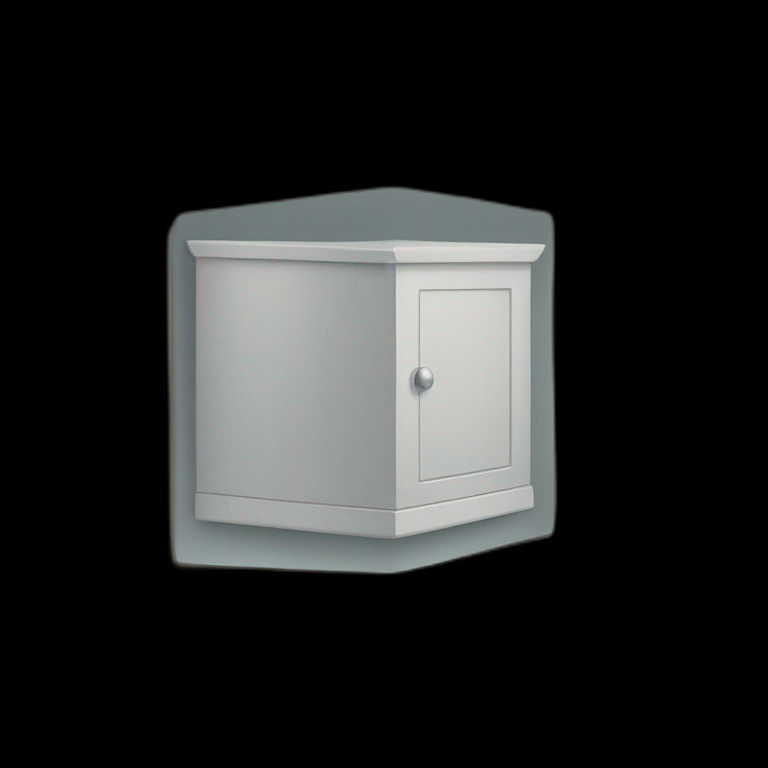
#> input picture OpenCV/assets/corner.png, 768 x 768 px, found by its file name
$ python corner_features.py
#> lines starting #> are read from the running program, lines starting #| are printed output that depends on the picture; after the words box and inside, x2 and y2 are one past the last pixel; in counts of white or black regions, pixels touching at a corner belong together
import cv2 as cv
import os
import numpy as np

"""
>> qualityLevel -> Used for characterizing the minimum quality of image corners.
The corner feature with the highest score value is multiplied by this parameter
and the result becomes the threshold for filtering other corners.
"""
feature_params = dict(
    maxCorners=500,
    qualityLevel=0.2,
    minDistance=15,
    blockSize=9
)

# img = cv.imread(os.path.join("." , "assets", "cocacola.png"))
# img = cv.imread(os.path.join("." , "assets", "colorful.png"))
img = cv.imread(os.path.join("." , "assets", "corner.png"))
#> img is the input picture: shape (768, 768, 3); mean B, G, R 37.9, 38.4, 37.3
img = cv.resize(img, (640,480), interpolation=cv.INTER_AREA)
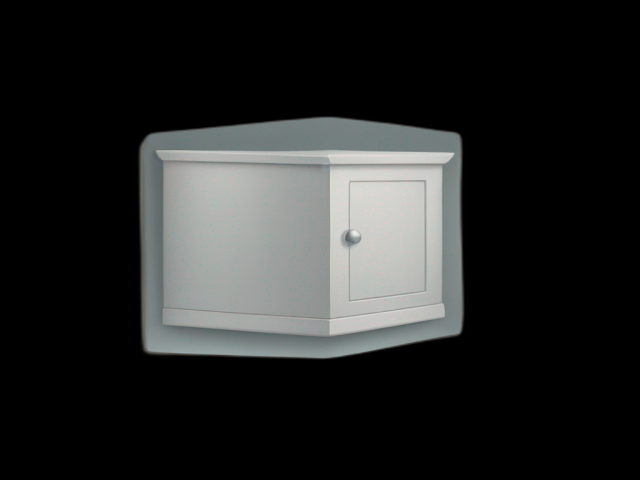
#> img: shape (480, 640, 3); mean B, G, R 37.9, 38.4, 37.3

# did this actually do something?
blur = cv.GaussianBlur(img, (5,5), 0)

gray = cv.cvtColor(blur, cv.COLOR_BGR2GRAY)
corners = cv.goodFeaturesToTrack(gray, **feature_params)
#> corners = [[349, 233], [458, 332], [451, 155], [147, 349], [457, 135], [332, 330], [441, 314], [159, 152], [332, 168], [423, 183], [149, 136], [333, 315]]
if corners is not None:
    """
    >> -1: This tells NumPy to automatically calculate the appropriate number of rows based on the total
    number of elements and the other specified dimension (which is 2 in this case).
    >>  2: This specifies that each row of the new array should contain 2 elements.
    """
    # WARNING: you must cast to np.uint32 or int, otherwise there will be data loss and the corner features
    # will be displayed at wrong places in the image.
    # Beware: we're dealing with image COORDINATES, not with color channels.
    # for x, y in np.float32(corners).reshape(-1, 2).astype(dtype=np.uint32):
    for x, y in np.uint32(corners).reshape(-1, 2):
        print(f"x{x}, y{y}")
        cv.circle(img, (x, y), 10, (0, 255, 0), 1)
#> this loop made 12 passes
#| x349, y233
#| x458, y332
#| x451, y155
#| x147, y349
#| x457, y135
#| x332, y330
#| x441, y314
#| x159, y152
#> (further printed lines are left out)
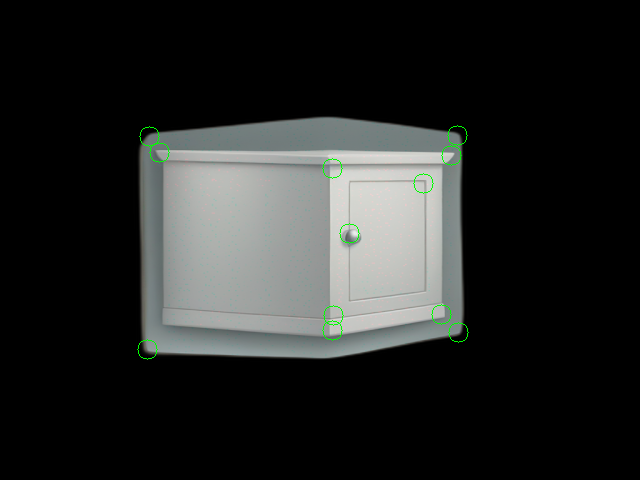
#> img: shape (480, 640, 3); 0.22% of pixels changed, all inside (x1, y1, x2, y2) = (137, 125, 469, 360)

cv.imshow("img", img)

cv.waitKey()
cv.destroyAllWindows()
